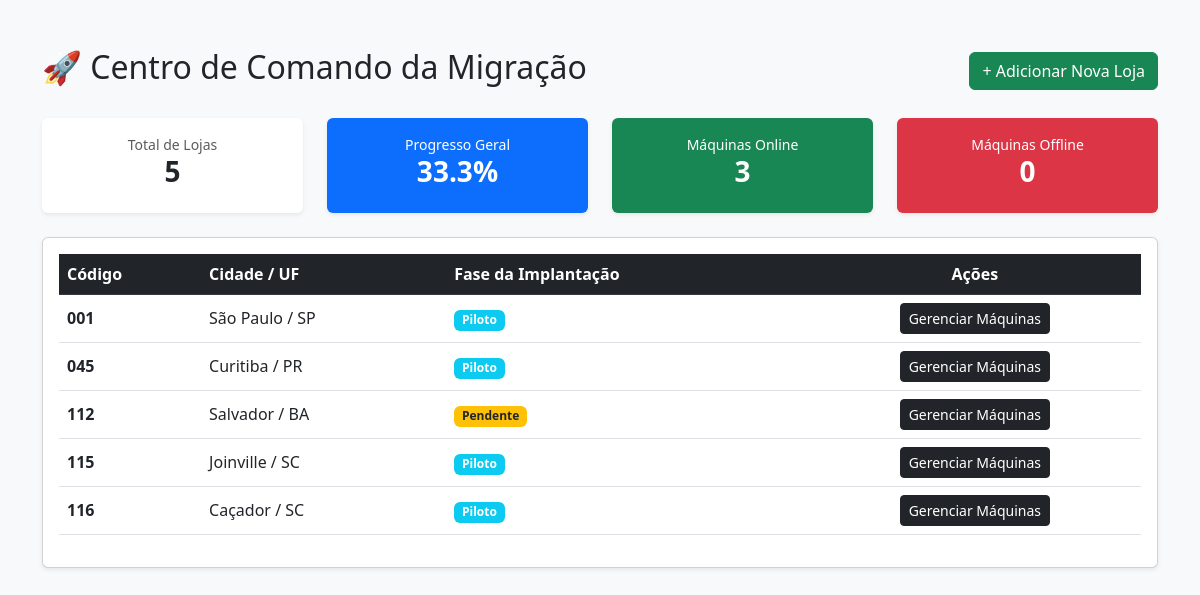
The page / on the database its author committed.
### core/models.py (models this page shows, shortened)
class Loja(models.Model):
    FASES = [
        ('piloto', 'Piloto'),
        ('em_migracao', 'Em Migração'),
        ('migrada', 'Migrada'),
        ('pendente', 'Pendente'),
    ]
    codigo = models.CharField(max_length=10, unique=True)
    cidade = models.CharField(max_length=100)
    estado = models.CharField(max_length=2)
    fase = models.CharField(max_length=20, choices=FASES, default='pendente')

### core/views.py (the view)
# urls.py: path('', views.dashboard, name='dashboard'),
def dashboard(request):
    if request.method == 'POST':
        form = LojaForm(request.POST)
        if form.is_valid():
            form.save()
            return redirect('dashboard')
    else:
        form = LojaForm()
    lojas = Loja.objects.all()
    computadores = Computador.objects.all()
    total_lojas = lojas.count()
    total_comp = computadores.count()
    migrados = computadores.filter(status='concluido').count()
    percentual = (migrados / total_comp * 100) if total_comp > 0 else 0
    context = {
        'form': form,
        'total_lojas': total_lojas,
        'percentual': round(percentual, 1),
        'total_comp': total_comp,
        'online': computadores.filter(online=True).count(),
        'offline': computadores.filter(online=False).count(),
        'lojas': lojas,
    }
    return render(request, 'dashboard.html', context)

### core/templates/dashboard.html (shortened to what this page needs)
<!DOCTYPE html>
<html lang="pt-br">
<head>
    <link href="https://cdn.jsdelivr.net/npm/bootstrap@5.3.0/dist/css/bootstrap.min.css" rel="stylesheet">
</head>
<body class="bg-light">
<div class="container mt-5">
    <div class="d-flex justify-content-between align-items-center mb-4">
        <h2>🚀 Centro de Comando da Migração</h2>
        <button type="button" class="btn btn-success" data-bs-toggle="modal" data-bs-target="#modalLoja">
            + Adicionar Nova Loja
        </button>
    </div>
    <div class="row text-center mb-4">
        <div class="col-md-3">
            <div class="card shadow-sm border-0 p-3">
                <small class="text-muted">Total de Lojas</small>
                <h3 class="fw-bold">{{ total_lojas }}</h3>
            </div>
        </div>
        <div class="col-md-3">
            <div class="card shadow-sm border-0 p-3 bg-primary text-white">
                <small>Progresso Geral</small>
                <h3 class="fw-bold">{{ percentual }}%</h3>
            </div>
        </div>
        <div class="col-md-3">
            <div class="card shadow-sm border-0 p-3 bg-success text-white">
                <small>Máquinas Online</small>
                <h3 class="fw-bold">{{ online }}</h3>
            </div>
        </div>
        <div class="col-md-3">
            <div class="card shadow-sm border-0 p-3 bg-danger text-white">
                <small>Máquinas Offline</small>
                <h3 class="fw-bold">{{ offline }}</h3>
            </div>
        </div>
    </div>
    <div class="card shadow-sm">
        <div class="card-body">
            <table class="table table-hover align-middle">
                <thead class="table-dark">
                    <tr>
                        <th>Código</th>
                        <th>Cidade / UF</th>
                        <th>Fase da Implantação</th>
                        <th class="text-center">Ações</th>
                    </tr>
                </thead>
                <tbody>
                    {% for loja in lojas %}
                    <tr>
                        <td><strong>{{ loja.codigo }}</strong></td>
                        <td>{{ loja.cidade }} / {{ loja.estado }}</td>
                        <td>
                            {% if loja.fase == 'piloto' %}
                                <span class="badge bg-info">Piloto</span>
                            {% elif loja.fase == 'migrada' %}
                                <span class="badge bg-success">Migrada</span>
                            {% else %}
                                <span class="badge bg-warning text-dark">{{ loja.get_fase_display }}</span>
                            {% endif %}
                        </td>
                        <td class="text-center">
                            <a href="{% url 'detalhe_loja' loja.id %}" class="btn btn-sm btn-dark">Gerenciar Máquinas</a>
                        </td>
                    </tr>
                    {% empty %}
                    <tr>
                        <td colspan="4" class="text-center text-muted">Nenhuma loja cadastrada. Use o botão acima para começar.</td>
                    </tr>
                    {% endfor %}
                </tbody>
            </table>
        </div>
    </div>
</div>
</body>
</html>

### rows shown on the page
Loja: codigo "001", cidade "São Paulo", estado "SP", fase "Piloto"
Loja: codigo "045", cidade "Curitiba", estado "PR", fase "Piloto"
Loja: codigo "112", cidade "Salvador", estado "BA", fase "Pendente"
Loja: codigo "115", cidade "Joinville", estado "SC", fase "Piloto"
Loja: codigo "116", cidade "Caçador", estado "SC", fase "Piloto"

### other values the page prints
{{ total_lojas }} "5"
{{ percentual }} "33.3"
{{ online }} "3"
{{ offline }} "0"
